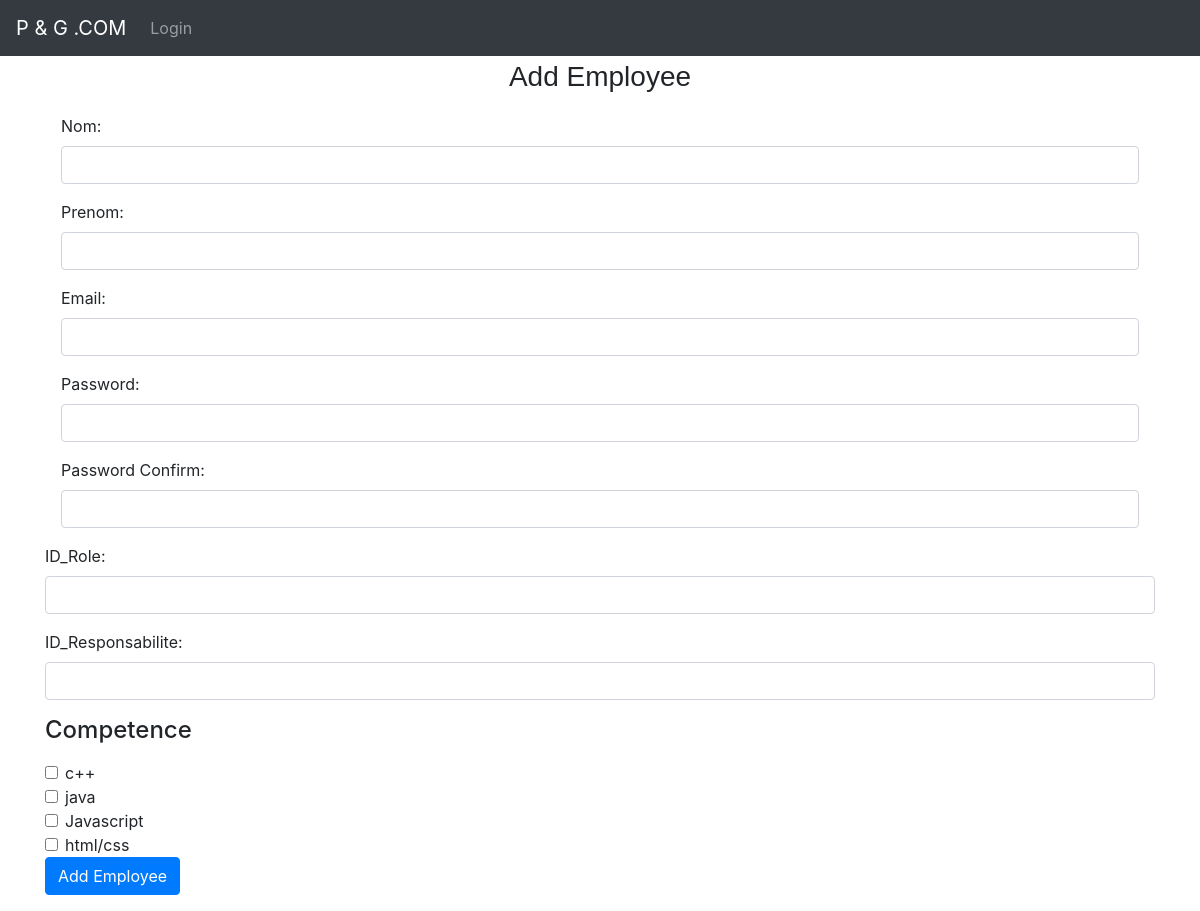
Screenshot of /vis with the database file from the repository.
### website/models.py (models this page shows, shortened)
class Competence(db.Model):
    id = db.Column(db.Integer, primary_key=True, autoincrement=True)
    str_competence = db.Column(db.String(40))

### website/views.py (the view)
@views.route('/vis')
def visualiser():
    competences = Competence.query.all()
    return render_template('employe.html',competences=competences,user=current_user)

### website/templates/employe.html (shortened to what this page needs)
{% extends 'base.html' %}
{% block content %}
<h3 class="modal-title" style="font-family: 'Franklin Gothic Medium', 'Arial Narrow', Arial, sans-serif;
text-align: center;">Add Employee</h3>
        <div class="modal-body">
            <form action="{{url_for('auth.signup')}}" method="POST">
               <div class="form-group">
                  <label>Nom:</label>
                  <input type="text" class="form-control" name="nom" required="1">
               </div>
                <div class="form-group">
                  <label>Prenom:</label>
                  <input type="tect" class="form-control" name="prenom" required="1">
               </div>
                <div class="form-group">
                  <label>Email:</label>
                  <input type="email" class="form-control" name="email" required="1">
               </div>
               <div class="form-group">
                  <label>Password:</label>
                  <input type="text" class="form-control" name="password" required="1">
               </div>
               <label>Password Confirm:</label>
                  <input type="text" class="form-control" name="password_confirm" required="1">
               </div>
               <div class="form-group">
                  <label>ID_Role:</label>
                  <input type="text" class="form-control" name="id_role" required="1">
               </div>
               <div class="form-group">
                  <label>ID_Responsabilite:</label>
                  <input type="text" class="form-control" name="id_responsabilite" required="1">
               </div>
               <h4 class="form-group">Competence</h4>
               {% if competences %}
                     {% for competence in competences %}
               <div class="form-check">
                  <input class="form-check-input" type="checkbox" name="id_competence" value="{{ competence.id }}">
                  <label class="form-check-label" for="flexCheckDefault">
                    {{ competence.str_competence }}
                  </label>
                </div>
                    {% endfor %}
                {% else %}
                <div class="alert alert-danger" role="alert">
                   Aucune competence n'existe dans la base. Veuillez entrer une !!!
                  </div>
               {% endif %}
               <div class="form-group">
                  <button class="btn btn-primary" type="submit">Add Employee</button>
               </div>
         </div>
{% endblock %}

### rows the page displays
Competence: str_competence "c++"
Competence: str_competence "java"
Competence: str_competence "Javascript"
Competence: str_competence "html/css"
